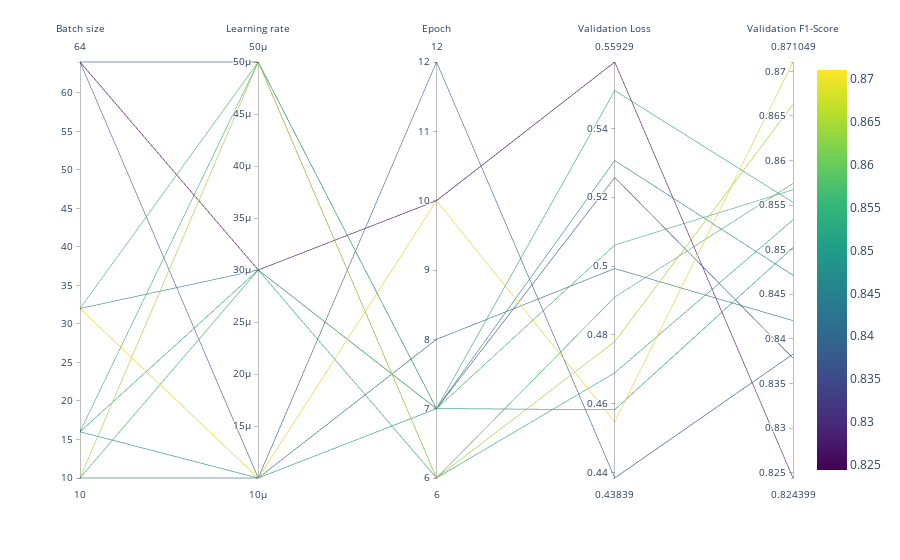

Source (notebook cell):
### Code cell
get_parallel_cords(bioroberta_file,"bioroberta_hyperparameter_sweep_parallel_coordinates_plot.jpg")

### Figure 1 — Plotly figure (JSON) as saved in the notebook; plotly's stock layout.template omitted (floating-point values rounded to 4 significant figures)
{"data": [{"dimensions": [{"label": "Batch size", "values": [64, 64, 64, 32, 32, 32, 16, 16, 16, 10, 10, 10]}, {"label": "Learning rate", "values": [5e-05, 3e-05, 1e-05, 5e-05, 3e-05, 1e-05, 5e-05, 3e-05, 1e-05, 5e-05, 3e-05, 1e-05]}, {"label": "Epoch", "values": [7, 10, 12, 6, 7, 10, 7, 6, 7, 6, 7, 8]}, {"label": "Validation Loss", "values": [0.5257, 0.5593, 0.4384, 0.491, 0.5307, 0.4547, 0.551, 0.4689, 0.4583, 0.478, 0.5061, 0.4992]}, {"label": "Validation F1-Score", "values": [0.8378, 0.8244, 0.8383, 0.8574, 0.8471, 0.871, 0.8553, 0.8533, 0.8502, 0.8663, 0.8567, 0.842]}], "domain": {"x": [0, 1], "y": [0, 1]}, "line": {"color": [0.8378, 0.8244, 0.8383, 0.8574, 0.8471, 0.871, 0.8553, 0.8533, 0.8502, 0.8663, 0.8567, 0.842], "coloraxis": "coloraxis"}, "name": "", "type": "parcoords"}], "layout": {"coloraxis": {"colorbar": {"title": {"text": ""}}, "colorscale": [[0, "#440154"], [0.1111, "#482878"], [0.2222, "#3e4989"], [0.3333, "#31688e"], [0.4444, "#26828e"], [0.5556, "#1f9e89"], [0.6667, "#35b779"], [0.7778, "#6ece58"], [0.8889, "#b5de2b"], [1, "#fde725"]]}, "legend": {"tracegroupgap": 0}, "margin": {"t": 60}}}
